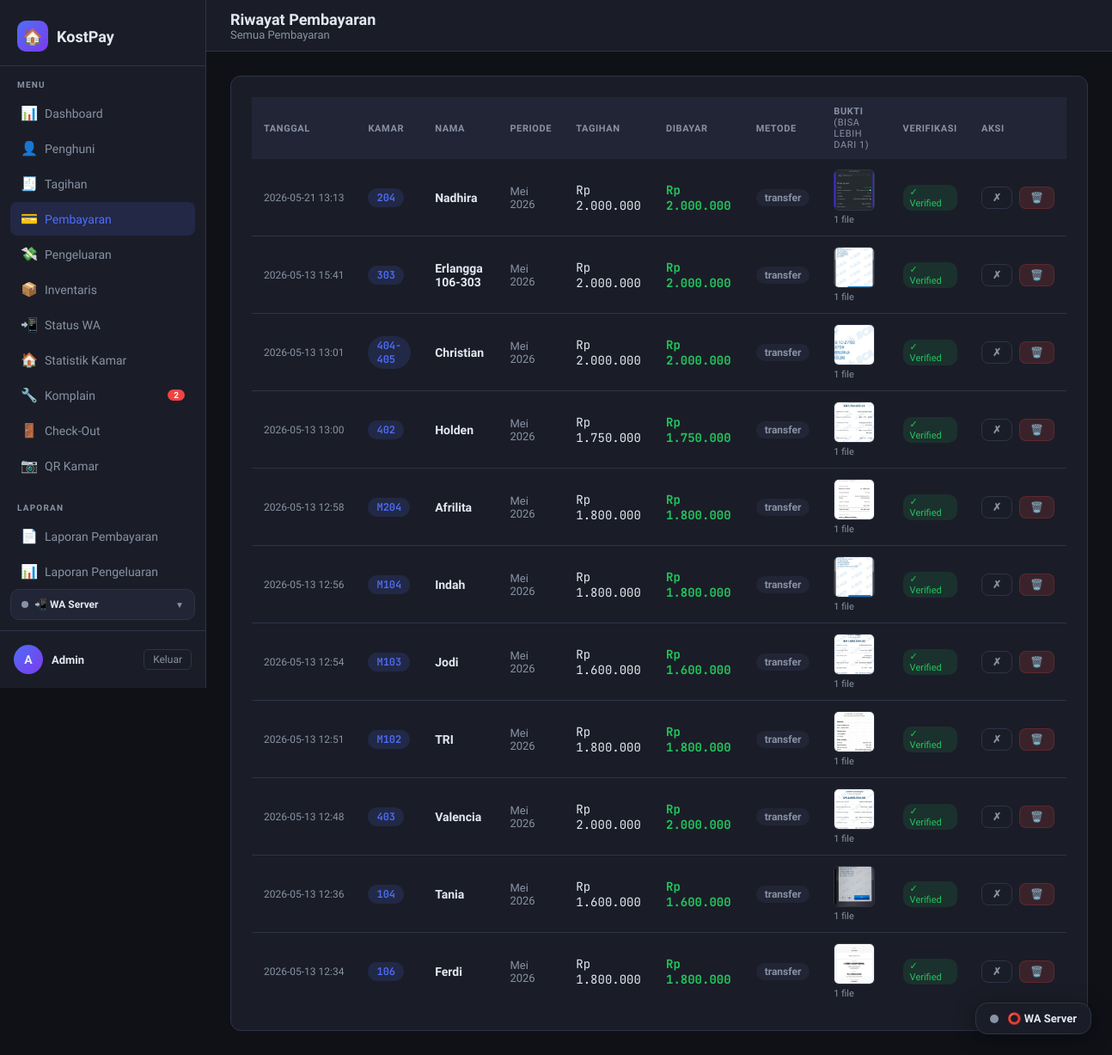
Screenshot of /pembayaran/ (signed in) with the database file from the repository.
### tables this page shows
CREATE TABLE pembayaran (
            id           INTEGER PRIMARY KEY AUTOINCREMENT,
            tagihan_id   INTEGER NOT NULL,
            penghuni_id  INTEGER NOT NULL,
            jumlah_bayar REAL    NOT NULL,
            metode       TEXT    NOT NULL DEFAULT 'transfer',
            bukti_file   TEXT,               -- path file upload
            catatan      TEXT,
            tanggal_bayar TEXT   DEFAULT (datetime('now','localtime')),
            verified     INTEGER NOT NULL DEFAULT 0, keterangan TEXT DEFAULT '',
            FOREIGN KEY (tagihan_id)  REFERENCES tagihan(id),
            FOREIGN KEY (penghuni_id) REFERENCES penghuni(id)
        );

CREATE TABLE "penghuni" (
    id                          INTEGER PRIMARY KEY AUTOINCREMENT,
    nama                        TEXT    NOT NULL,
    nomor_kamar                 TEXT    NOT NULL,
    no_hp                       TEXT,
    email                       TEXT,
    tanggal_masuk               TEXT,
    harga_sewa                  REAL    NOT NULL DEFAULT 0,
    aktif                       INTEGER NOT NULL DEFAULT 1,
    created_at                  TEXT,
    foto_ktp                    TEXT,
    bukti_transfer_jaminan      TEXT,
    bukti_pengembalian_jaminan  TEXT,
    tanggal_keluar              TEXT,
    deposit                     REAL    DEFAULT 0,
    keterangan                  TEXT
  );

CREATE TABLE tagihan (
            id           INTEGER PRIMARY KEY AUTOINCREMENT,
            penghuni_id  INTEGER NOT NULL,
            bulan        TEXT    NOT NULL,   -- format: YYYY-MM
            jumlah       REAL    NOT NULL,
            keterangan   TEXT,
            status       TEXT    NOT NULL DEFAULT 'belum',  -- belum / lunas / sebagian
            created_at   TEXT    DEFAULT (datetime('now','localtime')), tanggal_jatuh_tempo TEXT, notif_wa_terkirim INTEGER NOT NULL DEFAULT 0, wa_count INTEGER DEFAULT 0,
            FOREIGN KEY (penghuni_id) REFERENCES penghuni(id)
        );

CREATE TABLE pembayaran_bukti (
            id             INTEGER PRIMARY KEY AUTOINCREMENT,
            pembayaran_id  INTEGER NOT NULL,
            filename       TEXT    NOT NULL,
            original_name  TEXT,
            uploaded_at    TEXT    DEFAULT (datetime('now','localtime')),
            FOREIGN KEY (pembayaran_id) REFERENCES pembayaran(id) ON DELETE CASCADE
        );

### routes/pembayaran_routes.py (the view)
@pembayaran_bp.route('/')
@login_required
def index():
    _init_bukti_table()
    conn = get_db()
    daftar = conn.execute("""
        SELECT pm.*, p.nama, p.nomor_kamar, t.bulan, t.jumlah AS jumlah_tagihan
        FROM pembayaran pm
        JOIN tagihan  t ON pm.tagihan_id  = t.id
        JOIN penghuni p ON pm.penghuni_id = p.id
        ORDER BY pm.tanggal_bayar DESC
    """).fetchall()
    all_bukti = conn.execute(
        "SELECT * FROM pembayaran_bukti ORDER BY pembayaran_id, id"
    ).fetchall()
    conn.close()
    bukti_map = {}
    for b in all_bukti:
        bukti_map.setdefault(b['pembayaran_id'], []).append(b)
    return render_template('pembayaran/index.html', daftar=daftar, bukti_map=bukti_map)

### models/database.py (called while the page is built)
def get_db():
    conn = sqlite3.connect(DATABASE)
    conn.row_factory = sqlite3.Row
    return conn

### routes/pembayaran_routes.py (called while the page is built)
def _init_bukti_table():
    conn = get_db()
    conn.execute("""
        CREATE TABLE IF NOT EXISTS pembayaran_bukti (
            id             INTEGER PRIMARY KEY AUTOINCREMENT,
            pembayaran_id  INTEGER NOT NULL,
            filename       TEXT    NOT NULL,
            original_name  TEXT,
            uploaded_at    TEXT    DEFAULT (datetime('now','localtime')),
            FOREIGN KEY (pembayaran_id) REFERENCES pembayaran(id) ON DELETE CASCADE
        )
    """)
    conn.commit()
    conn.close()

### utils/auth.py (called while the page is built)
def login_required(f):
    @wraps(f)
    def decorated(*args, **kwargs):
        if 'admin_id' not in session:
            flash('Silakan login terlebih dahulu.', 'warning')
            return redirect(url_for('auth.login'))
        return f(*args, **kwargs)
    return decorated

### utils/context_processors.py (called while the page is built)
def register_context_processors(app):
    @app.context_processor
    def inject_komplain_badge():
        if not session.get('admin_id'):
            return {}
        try:
            from models.database import get_db
            row = get_db().execute(
                "SELECT COUNT(*) c FROM komplain WHERE status='baru'"
            ).fetchone()
            return {'komplain_baru_count': row['c'] if row and row['c'] else 0}
        except Exception:
            return {'komplain_baru_count': 0}

### utils/format_helper.py (called while the page is built)
def rupiah(amount) -> str:
    try:
        return f"Rp {float(amount):,.0f}".replace(",", ".")
    except (ValueError, TypeError):
        return "Rp 0"

def nama_bulan(bulan_str: str) -> str:
    BULAN = [
        '', 'Januari', 'Februari', 'Maret', 'April', 'Mei', 'Juni',
        'Juli', 'Agustus', 'September', 'Oktober', 'November', 'Desember'
    ]
    try:
        tahun, bln = bulan_str.split('-')
        return f"{BULAN[int(bln)]} {tahun}"
    except Exception:
        return bulan_str

### templates/pembayaran/index.html (shortened to what this page needs)
{% extends 'base.html' %}
{% block page_title %}Riwayat Pembayaran{% endblock %}
{% block breadcrumb %}Semua Pembayaran{% endblock %}
{% block content %}
<div class="card">
  <div class="table-wrap">
    {% if daftar %}
    <table>
      <thead>
        <tr>
          <th>Tanggal</th><th>Kamar</th><th>Nama</th><th>Periode</th>
          <th>Tagihan</th><th>Dibayar</th><th>Metode</th>
          <th>Bukti <span style="font-weight:400; font-size:11px; color:var(--muted);">(bisa lebih dari 1)</span></th>
          <th>Verifikasi</th><th>Aksi</th>
        </tr>
      </thead>
      <tbody>
      {% for pm in daftar %}
      {% set bukti_list = bukti_map.get(pm.id, []) %}
      <tr>
        <td class="text-muted" style="font-size:12px; white-space:nowrap;">{{ pm.tanggal_bayar[:16] }}</td>
        <td><span class="badge badge-info text-mono">{{ pm.nomor_kamar }}</span></td>
        <td class="fw-bold">{{ pm.nama }}</td>
        <td class="text-muted">{{ pm.bulan | nama_bulan }}</td>
        <td class="text-mono">{{ pm.jumlah_tagihan | rupiah }}</td>
        <td class="text-mono text-green fw-bold">{{ pm.jumlah_bayar | rupiah }}</td>
        <td><span class="badge badge-secondary">{{ pm.metode }}</span></td>
        <td>
          {% if bukti_list %}
            <div class="bukti-thumb-row">
              {% for b in bukti_list %}
                {% if b.filename.endswith('.pdf') %}
                  <a href="{{ url_for('static', filename='uploads/' ~ b.filename) }}"
                     target="_blank"
                     class="btn btn-outline btn-sm"
                     title="{{ b.original_name or 'PDF' }}">📄</a>
                {% else %}
                  <img src="{{ url_for('static', filename='uploads/' ~ b.filename) }}"
                       class="bukti-thumb"
                       onclick="showImg('{{ url_for('static', filename='uploads/' ~ b.filename) }}')"
                       title="{{ b.original_name or '' }}"
                       alt="Bukti">
                {% endif %}
              {% endfor %}
              <span class="bukti-count">{{ bukti_list | length }} file</span>
            </div>
          {% else %}
            <span class="text-muted">—</span>
          {% endif %}
        </td>
        <td>
          {% if pm.verified %}
            <span class="verified-chip yes">✓ Verified</span>
          {% else %}
            <span class="verified-chip no">⏳ Pending</span>
          {% endif %}
        </td>
        <td>
          <div class="flex gap-2">
            {% if not pm.verified %}
            <a href="{{ url_for('pembayaran.verifikasi', pid=pm.id, status=1) }}"
               class="btn btn-success btn-sm" title="Verifikasi">✓</a>
            {% else %}
            <a href="{{ url_for('pembayaran.verifikasi', pid=pm.id, status=0) }}"
               class="btn btn-outline btn-sm" title="Batal Verifikasi">✗</a>
            {% endif %}
            <a href="{{ url_for('pembayaran.hapus', pid=pm.id) }}"
               class="btn btn-danger btn-sm"
               onclick="return confirm('Hapus data pembayaran ini?')">🗑️</a>
          </div>
        </td>
      </tr>
      {% endfor %}
      </tbody>
    </table>
    {% else %}
    <div class="empty">
      <div class="empty-icon">💳</div>
      <div>Belum ada riwayat pembayaran.</div>
    </div>
    {% endif %}
  </div>
</div>
{% endblock %}

### templates/base.html (style rules this page uses)
:root { --bg: #0f1117; --surface: #1a1d27; --surface2: #222535; --border: #2e3347; --accent: #4f6ef7; --accent2: #7c3aed; --green: #22c55e; --yellow: #eab308; --red: #ef4444; --text: #e2e8f0; --muted: #8892a4; --font: 'Plus Jakarta Sans', sans-serif; --mono: 'JetBrains Mono', monospace; --radius: 12px; --sidebar-w: 240px; }
* { box-sizing: border-box; margin: 0; padding: 0; }
body { font-family: var(--font); background: var(--bg); color: var(--text); min-height: 100vh; display: flex; }
.card { background: var(--surface); border: 1px solid var(--border); border-radius: var(--radius); padding: 24px; }
.table-wrap { overflow-x: auto; }
table { width: 100%; border-collapse: collapse; font-size: 14px; }
th { background: var(--surface2); color: var(--muted); font-size: 11px; font-weight: 700; text-transform: uppercase; letter-spacing: .6px; padding: 10px 14px; text-align: left; }
td { padding: 12px 14px; border-bottom: 1px solid var(--border); }
tr:last-child td { border-bottom: none; }
.badge { display: inline-flex; align-items: center; padding: 3px 10px; border-radius: 20px; font-size: 12px; font-weight: 600; }
.badge-info { background: rgba(79,110,247,.15); color: var(--accent); }
.badge-secondary { background: var(--surface2); color: var(--muted); }
.btn { display: inline-flex; align-items: center; gap: 6px; padding: 9px 18px; border-radius: 8px; font-size: 14px; font-weight: 600; cursor: pointer; border: none; text-decoration: none; transition: all .15s; }
.btn-danger { background: rgba(239,68,68,.15); color: var(--red); border: 1px solid rgba(239,68,68,.2); }
.btn-sm { padding: 5px 12px; font-size: 12px; }
.btn-outline { background: none; border: 1px solid var(--border); color: var(--muted); }
.bukti-thumb { width: 48px; height: 48px; border-radius: 6px; object-fit: cover; cursor: pointer; border: 1px solid var(--border); }
.flex { display: flex; }
.gap-2 { gap: 8px; }
.text-muted { color: var(--muted); font-size: 13px; }
.text-mono { font-family: var(--mono); }
.fw-bold { font-weight: 700; }
.text-green { color: var(--green); }
.verified-chip { display: inline-flex; align-items: center; gap: 4px; font-size: 11px; padding: 2px 8px; border-radius: 10px; }
.verified-chip.yes { background: rgba(34,197,94,.12); color: var(--green); }

### templates/pembayaran/index.html (style rules this page uses)
.bukti-thumb-row { display: flex; flex-wrap: wrap; align-items: center; gap: 4px; }
.bukti-count { font-size: 11px; color: var(--muted); white-space: nowrap; }

### rows the page displays
pembayaran: tanggal_bayar "2026-05-21 13:13", nomor_kamar "204", nama "Nadhira", bulan|nama_bulan "Mei 2026", jumlah_tagihan|rupiah "Rp 2.000.000", jumlah_bayar|rupiah "Rp 2.000.000", metode "transfer", bukti_list "1", verified "✓ Verified"
pembayaran_bukti: filename (picture)
pembayaran: tanggal_bayar "2026-05-13 15:41", nomor_kamar "303", nama "Erlangga 106-303", bulan|nama_bulan "Mei 2026", jumlah_tagihan|rupiah "Rp 2.000.000", jumlah_bayar|rupiah "Rp 2.000.000", metode "transfer", bukti_list "1", verified "✓ Verified"
pembayaran_bukti: filename (picture)
pembayaran: tanggal_bayar "2026-05-13 13:01", nomor_kamar "404-405", nama "Christian", bulan|nama_bulan "Mei 2026", jumlah_tagihan|rupiah "Rp 2.000.000", jumlah_bayar|rupiah "Rp 2.000.000", metode "transfer", bukti_list "1", verified "✓ Verified"
pembayaran_bukti: filename (picture)
pembayaran: tanggal_bayar "2026-05-13 13:00", nomor_kamar "402", nama "Holden", bulan|nama_bulan "Mei 2026", jumlah_tagihan|rupiah "Rp 1.750.000", jumlah_bayar|rupiah "Rp 1.750.000", metode "transfer", bukti_list "1", verified "✓ Verified"
pembayaran_bukti: filename (picture)
pembayaran: tanggal_bayar "2026-05-13 12:58", nomor_kamar "M204", nama "Afrilita", bulan|nama_bulan "Mei 2026", jumlah_tagihan|rupiah "Rp 1.800.000", jumlah_bayar|rupiah "Rp 1.800.000", metode "transfer", bukti_list "1", verified "✓ Verified"
pembayaran_bukti: filename (picture)
pembayaran: tanggal_bayar "2026-05-13 12:56", nomor_kamar "M104", nama "Indah", bulan|nama_bulan "Mei 2026", jumlah_tagihan|rupiah "Rp 1.800.000", jumlah_bayar|rupiah "Rp 1.800.000", metode "transfer", bukti_list "1", verified "✓ Verified"
pembayaran_bukti: filename (picture)
pembayaran: tanggal_bayar "2026-05-13 12:54", nomor_kamar "M103", nama "Jodi", bulan|nama_bulan "Mei 2026", jumlah_tagihan|rupiah "Rp 1.600.000", jumlah_bayar|rupiah "Rp 1.600.000", metode "transfer", bukti_list "1", verified "✓ Verified"
pembayaran_bukti: filename (picture)
pembayaran: tanggal_bayar "2026-05-13 12:51", nomor_kamar "M102", nama "TRI", bulan|nama_bulan "Mei 2026", jumlah_tagihan|rupiah "Rp 1.800.000", jumlah_bayar|rupiah "Rp 1.800.000", metode "transfer", bukti_list "1", verified "✓ Verified"
pembayaran_bukti: filename (picture)
pembayaran: tanggal_bayar "2026-05-13 12:48", nomor_kamar "403", nama "Valencia", bulan|nama_bulan "Mei 2026", jumlah_tagihan|rupiah "Rp 2.000.000", jumlah_bayar|rupiah "Rp 2.000.000", metode "transfer", bukti_list "1", verified "✓ Verified"
pembayaran_bukti: filename (picture)
pembayaran: tanggal_bayar "2026-05-13 12:36", nomor_kamar "104", nama "Tania", bulan|nama_bulan "Mei 2026", jumlah_tagihan|rupiah "Rp 1.600.000", jumlah_bayar|rupiah "Rp 1.600.000", metode "transfer", bukti_list "1", verified "✓ Verified"
pembayaran_bukti: filename (picture)
pembayaran: tanggal_bayar "2026-05-13 12:34", nomor_kamar "106", nama "Ferdi", bulan|nama_bulan "Mei 2026", jumlah_tagihan|rupiah "Rp 1.800.000", jumlah_bayar|rupiah "Rp 1.800.000", metode "transfer", bukti_list "1", verified "✓ Verified"
pembayaran_bukti: filename (picture)

### other values shown
{{ komplain_baru_count }} "2"
{{ (session.admin_nama or 'A')[0] }} "A"
{{ session.admin_nama or 'Admin' }} "Admin"
